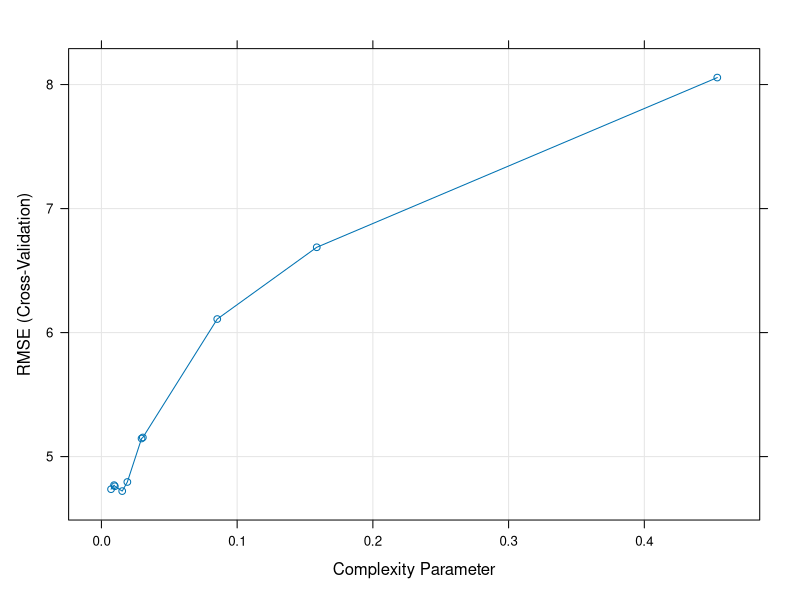
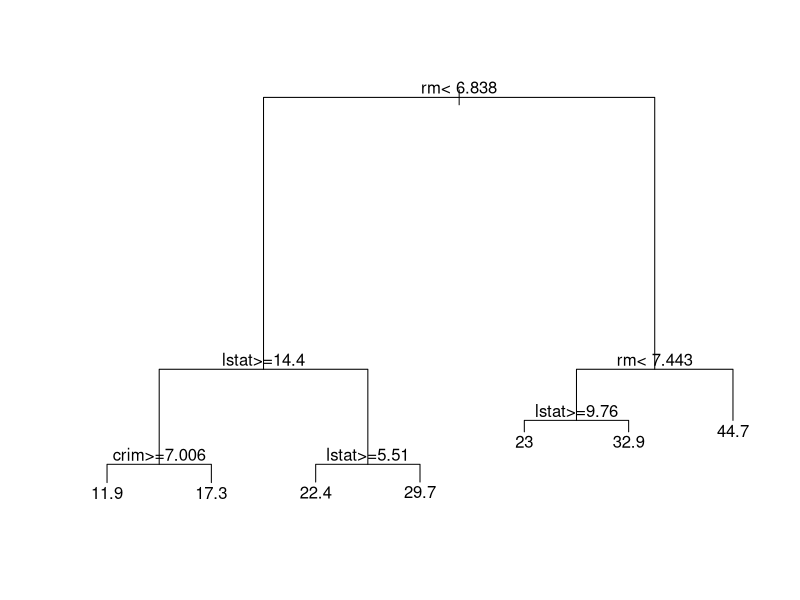

Write R code to recreate these figures, in order.
library(tidyverse)
library(caret)
library(rpart)

library(rpart)

# Load the data
data("Boston", package = "MASS")
# Inspect the data
sample_n(Boston, 3)
# Split the data into training and test set
set.seed(123)
training.samples <- Boston$medv %>%
  createDataPartition(p = 0.8, list = FALSE)
train.data  <- Boston[training.samples, ]
test.data <- Boston[-training.samples, ]

# Fit the model on the training set
set.seed(123)
model <- train(
  medv ~., data = train.data, method = "rpart",
  trControl = trainControl("cv", number = 10),
  tuneLength = 10
)
# Plot model error vs different values of
# cp (complexity parameter)
plot(model)
# Print the best tuning parameter cp that
# minimize the model RMSE
model$bestTune

# Plot the final tree model
par(xpd = NA) # Avoid clipping the text in some device
plot(model$finalModel)
text(model$finalModel, digits = 3)


# Decision rules in the model
model$finalModel
# Make predictions on the test data
predictions <- model %>% predict(test.data)
head(predictions)
# Compute the prediction error RMSE
RMSE(predictions, test.data$medv)

